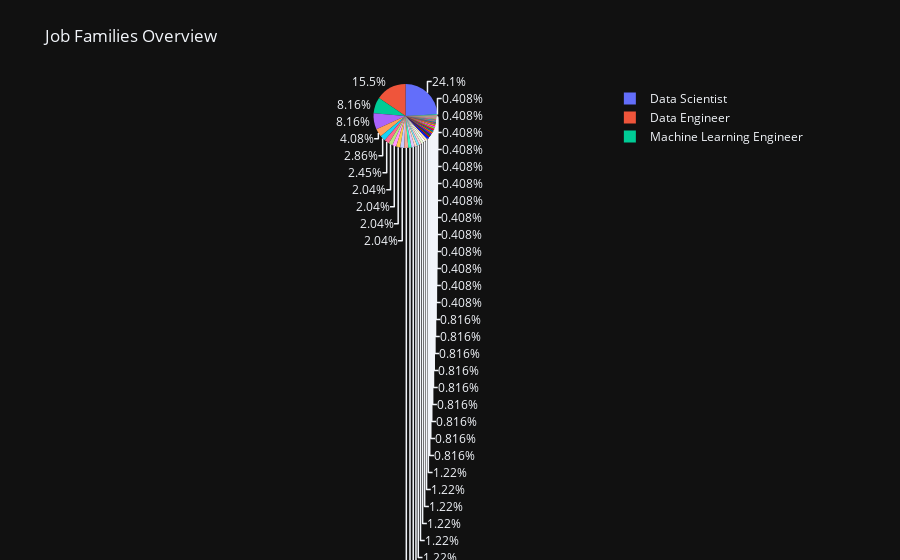
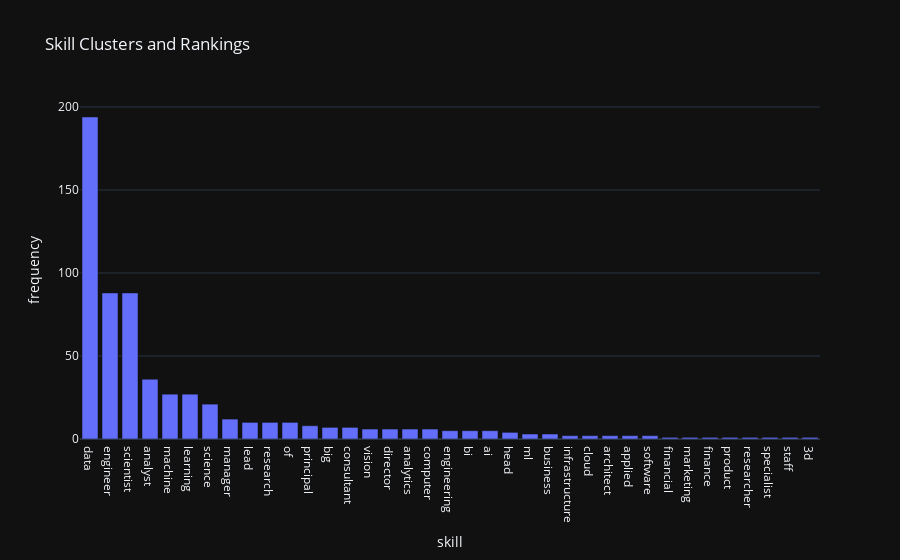

Here is the notebook cell these charts were saved with, in order:
### Code cell
# Import libraries
import plotly.express as px


# Assuming you have extracted skills and stored them in the 'extracted_skills' column
df['extracted_skills'] = df['job_title'].str.lower().str.split()

# Flatten the list of lists into a single list of skills
all_skills = [skill for skills_list in df['extracted_skills'] for skill in skills_list]

# Create a DataFrame with skills and their frequencies
skill_frequencies_df = pd.DataFrame(all_skills, columns=['skill']).value_counts().reset_index(name='frequency')

# Job Families Overview
fig1 = px.pie(df, names='job_title', title='Job Families Overview')

# Skill Clusters and Rankings
fig2 = px.bar(skill_frequencies_df, x='skill', y='frequency', title='Skill Clusters and Rankings')

# Display the plots
fig1.show()
fig2.show()

### Figure 1 — Plotly figure (JSON) as saved in the notebook; plotly's stock layout.template omitted (floating-point values rounded to 4 significant figures; data arrays with more than 128 entries replaced by an {"elided": "..."} marker saying what was removed)
{"data": [{"domain": {"x": [0.0, 1.0], "y": [0.0, 1.0]}, "hovertemplate": "job_title=%{label}<extra></extra>", "labels": {"elided": "245 str values"}, "legendgroup": "", "name": "", "showlegend": true, "type": "pie"}], "layout": {"legend": {"tracegroupgap": 0}, "title": {"text": "Job Families Overview"}}}

### Figure 2 — Plotly figure (JSON) as saved in the notebook; plotly's stock layout.template omitted (floating-point values rounded to 4 significant figures)
{"data": [{"alignmentgroup": "True", "hovertemplate": "skill=%{x}<br>frequency=%{y}<extra></extra>", "legendgroup": "", "marker": {"color": "#636efa", "pattern": {"shape": ""}}, "name": "", "offsetgroup": "", "orientation": "v", "showlegend": false, "textposition": "auto", "x": ["data", "engineer", "scientist", "analyst", "machine", "learning", "science", "manager", "lead", "research", "of", "principal", "big", "consultant", "vision", "director", "analytics", "computer", "engineering", "bi", "ai", "head", "ml", "business", "infrastructure", "cloud", "architect", "applied", "software", "financial", "marketing", "finance", "product", "researcher", "specialist", "staff", "3d"], "xaxis": "x", "y": [194, 88, 88, 36, 27, 27, 21, 12, 10, 10, 10, 8, 7, 7, 6, 6, 6, 6, 5, 5, 5, 4, 3, 3, 2, 2, 2, 2, 2, 1, 1, 1, 1, 1, 1, 1, 1], "yaxis": "y", "type": "bar"}], "layout": {"xaxis": {"anchor": "y", "domain": [0.0, 1.0], "title": {"text": "skill"}}, "yaxis": {"anchor": "x", "domain": [0.0, 1.0], "title": {"text": "frequency"}}, "legend": {"tracegroupgap": 0}, "title": {"text": "Skill Clusters and Rankings"}, "barmode": "relative"}}
